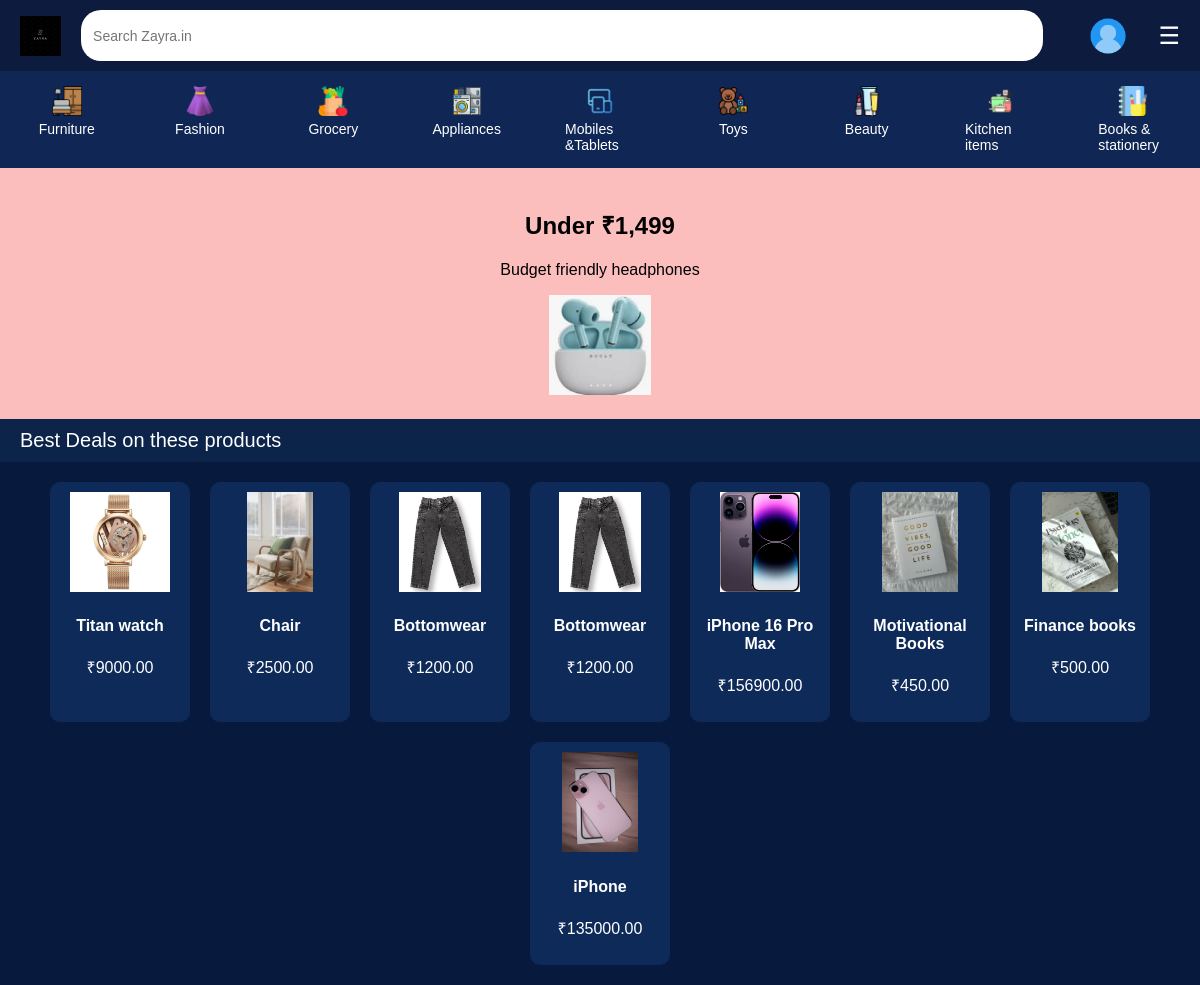
Screenshot of /products/ with the database file from the repository.
### products/models.py (models this page shows, shortened)
class Category(models.Model):
    name = models.CharField(max_length=100)
    image = models.ImageField(upload_to='categories/', null=True, blank=True)

class Product(models.Model):
    category = models.ForeignKey(Category, on_delete=models.CASCADE, related_name='products')
    vendor = models.ForeignKey(User, on_delete=models.CASCADE, related_name='products', null=True, blank=True)  # ✅ add this line
    name = models.CharField(max_length=255)
    price = models.DecimalField(max_digits=10, decimal_places=2)
    image = models.ImageField(upload_to='products/', default='products/default.jpg')
    description = models.TextField(blank=True, null=True)

### products/views.py (the view)
# urls.py: path('', views.homepage, name='homepage'),
def homepage(request):
    categories = Category.objects.all()
    products = Product.objects.order_by('-id')[:8]
    return render(request, 'products/homepage.html', {
        'categories': categories,
        'products': products
    })

### products/templates/products/homepage.html (shortened to what this page needs)
{%load static%}
<!DOCTYPE html>
<html lang="en">
<head>
</head>
<body>
  <div class="navbar">
    <img src="{% static 'products/imgs/logo.png' %}" alt="Zayra Logo" class="logo">
    <div class="search-bar">
      <input type="text" placeholder="Search Zayra.in">
    </div>
    <a href="{% url 'profile_detail' %}" class="profile">
      <img src="{% static 'products/imgs/profile.png' %}" alt="Profile" class="profile-icon">
    </a>
    <span class="icon" id="menu-toggle">☰</span>
  </div>
<div class="category-menu">
  {% for category in categories %}
    <a href="{% url 'products:products_by_category' category.id %}" style="text-decoration: none; color: inherit;">
      <div>
        {% if category.image %}
          <img src="{{ category.image.url }}" alt="{{ category.name }}">
        {% else %}
          <img src="{% static 'images/default-category.jpg' %}" alt="{{ category.name }}">
        {% endif %}
        <span>{{ category.name }}</span>
      </div>
    </a>
  {% endfor %}
</div>
  <div class="banner">
    <h2>Under ₹1,499</h2>
    <p>Budget friendly headphones</p>
    <img src="{% static 'products/imgs/banner.jpg' %}" alt="Banner">
  </div>
  <div class="section-title">Best Deals on these products</div>
  <div class="product-grid">
    {% for product in products %}
    <div class="product-card">
      <img src="{{ product.image.url }}" alt="{{ product.name }}">
      <h4>{{ product.name }}</h4>
      <p>₹{{ product.price }}</p>
    </div>
    {% endfor %}
  </div>
</body>
</html>

### products/templates/products/homepage.html (style rules this page uses)
body { margin: 0; font-family: Arial, sans-serif; background-color: #071a3d; color: white; }
.navbar { display: flex; align-items: center; justify-content: space-between; background-color: #0d1b3f; padding: 10px 20px; }
.navbar img.logo { height: 40px; }
.search-bar { flex-grow: 1; margin: 0 20px; }
.search-bar input { width: 95%; height: 35px; padding: 8px 12px; border-radius: 20px; border: none; font-size: 14px; }
.profile-icon { width: 40px; height: 40px; object-fit: cover; border-radius: 50%; vertical-align: middle; }
.profile { display: flex; align-items: center; justify-content: center; padding: 0; margin-right: 20px; }
.icon { font-size: 24px; color: white; cursor: pointer; margin-left: 10px; }
.category-menu { display: flex; justify-content: space-around; padding: 10px 0; background-color: #102654; flex-wrap: wrap; }
.category-menu div { display: flex; flex-direction: column; align-items: center; color: #fff; font-size: 14px; cursor: pointer; width: 70px; margin: 5px 0; }
.category-menu img { width: 30px; height: 30px; margin-bottom: 5px; }
.banner { background: #fbbebd; color: #000; padding: 20px; text-align: center; }
.banner img { height: 100px; }
.section-title { background-color: #0c234a; padding: 10px 20px; font-size: 20px; }
.product-grid { display: flex; flex-wrap: wrap; gap: 20px; padding: 20px; justify-content: center; }
.product-card { background: #0e2a59; border-radius: 10px; padding: 10px; text-align: center; width: 120px; color: white; }
.product-card img { width: 100%; height: 100px; object-fit: contain; border-radius: 5px; }

### rows the page displays
Category: image (picture), name "Furniture"
Category: image (picture), name "Fashion"
Category: image (picture), name "Grocery"
Category: image (picture), name "Appliances"
Category: image (picture), name "Mobiles &Tablets"
Category: image (picture), name "Toys"
Category: image (picture), name "Beauty"
Category: image (picture), name "Kitchen items"
Category: image (picture), name "Books & stationery"
Product: image (picture), name "Titan watch", price "9000.00"
Product: image (picture), name "Chair", price "2500.00"
Product: image (picture), name "Bottomwear", price "1200.00"
Product: image (picture), name "Bottomwear", price "1200.00"
Product: image (picture), name "iPhone 16 Pro Max", price "156900.00"
Product: image (picture), name "Motivational Books", price "450.00"
Product: image (picture), name "Finance books", price "500.00"
Product: image (picture), name "iPhone", price "135000.00"
